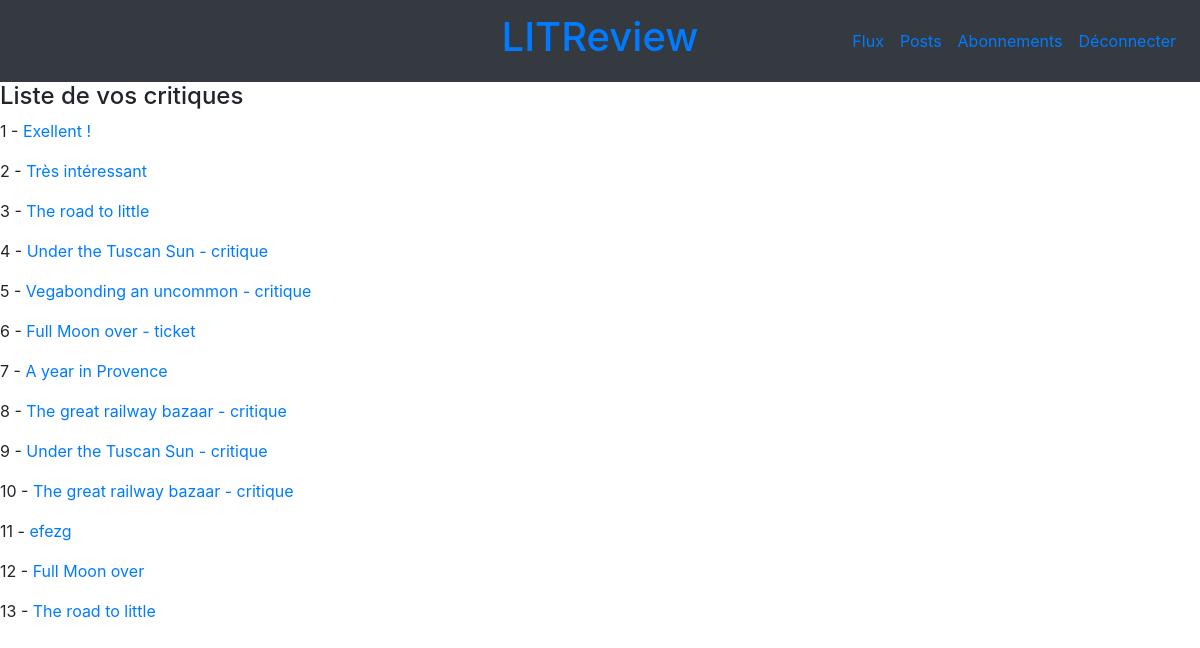
The page /reviews/list/ (signed in) on the database its author committed.
### reviews/models.py (models this page shows, shortened)
class Review(models.Model):
    ticket = models.ForeignKey(to=Ticket, on_delete=models.CASCADE, related_name='reviews')
    rating = models.PositiveSmallIntegerField(
        validators=[MinValueValidator(0), MaxValueValidator(5)])
    headline = models.CharField(max_length=128)
    body = models.CharField(max_length=8192, blank=True)
    user = models.ForeignKey(
        to=settings.AUTH_USER_MODEL, on_delete=models.CASCADE, related_name='reviews')
    time_created = models.DateTimeField(auto_now_add=True) # Add this
    def get_absolute_url(self):
        return reverse("reviews:review-detail", kwargs={"pk": self.id})

### reviews/views.py (the view)
# urls.py: path('reviews/list/', views.ReviewListView.as_view(), name='review-list'),
class ReviewListView(ListView):
    template_name = 'reviews/review_list.html'
    queryset = Review.objects.all()

### reviews/templates/reviews/review_list.html
{% extends 'reviews/includes/header.html' %}
{% block content %}
     <h4>Liste de vos critiques</h4>
     {% for instance in object_list %}
          <p>{{ forloop.counter }} - <a href='{{ instance.get_absolute_url }}'>{{ instance.headline }}</a></p>
     {% endfor %}
{% endblock %}

### rows shown on the page
Review: headline "Exellent !"
Review: headline "Très intéressant"
Review: headline "The road to little"
Review: headline "Under the Tuscan Sun - critique"
Review: headline "Vegabonding an uncommon - critique"
Review: headline "Full Moon over - ticket"
Review: headline "A year in Provence"
Review: headline "The great railway bazaar - critique"
Review: headline "Under the Tuscan Sun - critique"
Review: headline "The great railway bazaar - critique"
Review: headline "efezg"
Review: headline "Full Moon over"
Review: headline "The road to little"
